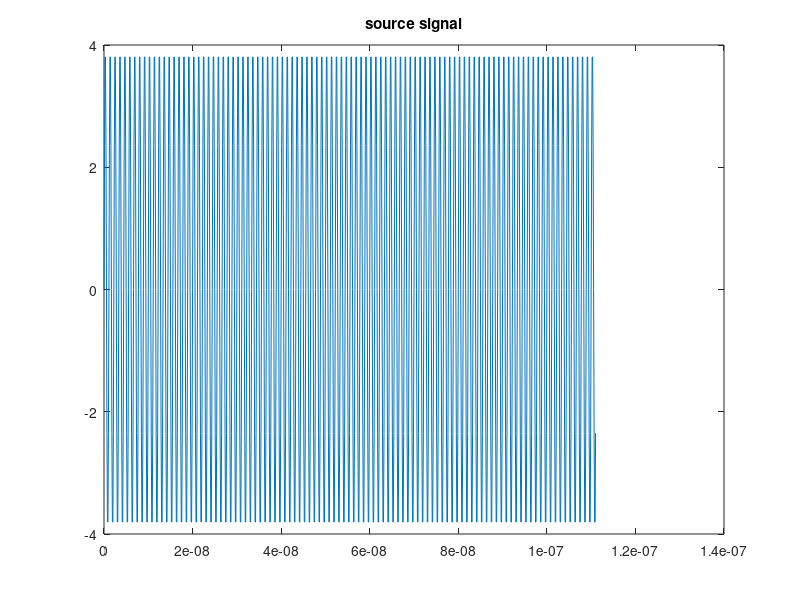

MATLAB code to generate this figure: (Note: this script raises an error after producing the figure.)
%***************************************************************
% scheme1_v1.m
% @wp  2018-3-7
% 仿真方案一：
% 设备与射频源之间的密钥建立
% 射频信号为单一的正弦信号
% 循环测试正弦信号PT与tag模型之间的通信模型，其中包括信号初始功率，tag端的功率，发射回来再PT端的功率
% 
% 信号参数：
% 信号频率900MHz，采样点10，采样频率9000MHz,周期10000*10
% 高斯噪声为8dB，信号幅值为4，发射系数为1.0
% 循环1000次
%***************************************************************

% Table is a rayleigh fading channel model in indoor
% Excess tap delay[ns]    	Relative power[dB]
% 0  						0.0
% 50  						-3.0
% 110						-10.0
% 170						-18.0 
% 290						-26.0
% 310						-32.0

clc;
clear;
close all;

f1 = 900e6;				% 信号频率900MHz,信号周期为10/9 ns
N  = 10;				% 信号周期内的采样点数
Fs = N*f1;				% sampling frequency, 采样频率
T = 1/Fs;  				% sampling period, 采样周期
L = 10000*N; 			% length of signal

t = (0:L-1)*T;			% 采样时间s，fs的值越大，出来的波形失真越小
A = 4;					% 信号幅值

%% 设置高斯噪声
SNR_tag = 8;

%% 构造初始信号
source = A*sin(2*pi*f1*t);
figure;
plot(t(1:1000),source(1:1000));
title('source signal');

%% 计算初始信号的功率
[Pxx_hamming, F]= periodogram(source, hamming(length(source)),[],Fs,'centered', 'psd');
power_source = bandpower(Pxx_hamming, F, 'psd');
power_source_db = 10*log10(power_source/2);
%***************************************************************
% 
num = 1:1000;
power_source_array(num) = power_source_db;
power_tag_array(num) = 0;
power_pt_array(num) = 0;

for index = num
	%% 构造rayleigh信道
	delay_vector = [0, 50, 110, 170, 290, 310]*1e-9; 	% Discrete delays of four-path channel (s)
	gain_vector  = [0 -3.0 -10.0 -18.0 -26.0 -32.0]; 	% Average path gains (dB)			
	max_Doppler_shift = 50;  					% Maximum Doppler shift of diffuse components (Hz)			
	rayleigh_chan = rayleighchan(T,max_Doppler_shift,delay_vector,gain_vector);

	%% 初始信号经过rayleigh信道，并保持该信道特性用于下次反射
	rayleigh_chan.ResetBeforeFiltering = 0;
	data_after_rayleigh = filter(rayleigh_chan,source); 

	%% 添加高斯噪声
	data_tag = awgn(data_after_rayleigh,SNR_tag,'measured');

	%% 计算在tag端接收信号的功率
	[Pxx_hamming_tag, F_tag] = periodogram(data_tag,hamming(length(data_tag)),[],Fs,'centered','psd');
	power_tag = bandpower(Pxx_hamming_tag,F_tag,'psd');
	power_tag_db = 10*log10(power_tag/2);

	power_tag_array(index) = power_tag_db;

	%%************************************************************
	%% 反射路径 
	%% 发射因子为0.5
	coeffi = 1.0;
	data_back = data_tag.*coeffi;

	%% 反射后，信号再次经过rayleigh信道
	rayleigh_chan.ResetBeforeFiltering = 0;
	back_after_rayleigh = filter(rayleigh_chan,data_back); 


	%% 添加高斯噪声
	data_pt = awgn(back_after_rayleigh,SNR_tag,'measured');

	%% 计算在tag端接收信号的功率
	[Pxx_hamming_pt, F_pt] = periodogram(data_pt,hamming(length(data_pt)),[],Fs,'centered','psd');
	power_pt = bandpower(Pxx_hamming_pt,F_pt,'psd');
	power_pt_db = 10*log10(power_pt/2);

	power_pt_array(index) = power_pt_db;

end

figure;
plot(num(1:200),power_pt_array(1:200),'*-');
hold on;
plot(num(1:200),power_tag_array(1:200),'+-');
legend('RSS in PT','RSS in tag');

result1 = power_source_array+power_pt_array;
result2 = power_tag_array*2;

figure;
plot(num(1:200),result1(1:200),'*-');
hold on;
plot(num(1:200),result2(1:200),'+-');


r = corr2(power_pt_array,power_tag_array)

r = corr2(result1,result2)